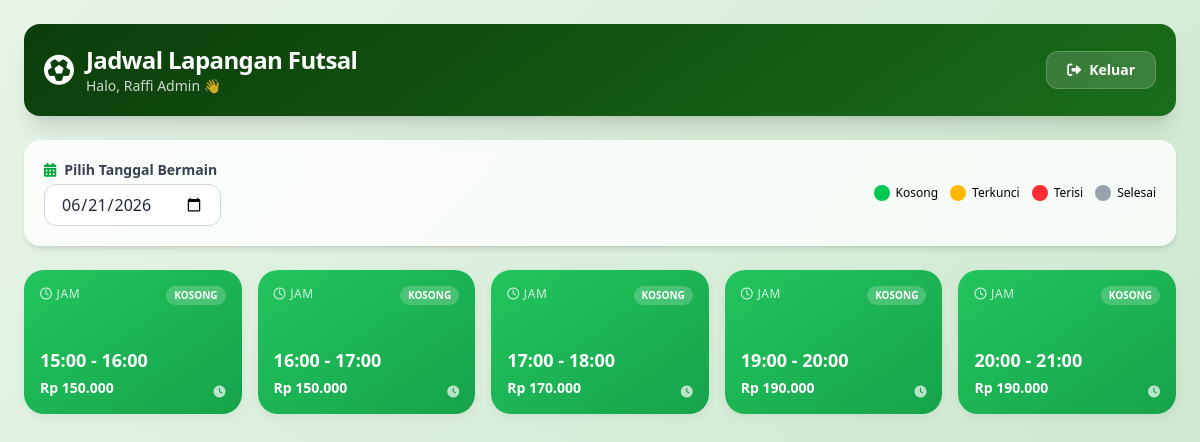
/views/jadwal.php?tanggal=2026-06-21 (signed in), run on the app's committed database.
### tables this page shows
CREATE TABLE `slot_waktu` (
  `id_slot` int(11) NOT NULL,
  `id_lapangan` int(11) NOT NULL,
  `tanggal` date NOT NULL,
  `jam_mulai` time NOT NULL,
  `jam_selesai` time NOT NULL,
  `status_slot` enum('kosong','terkunci','terisi') DEFAULT 'kosong',
  `lock_expired_at` datetime DEFAULT NULL,
  `tarif` decimal(10,2) NOT NULL
);

### controllers/BookingController.php (called while the page is built, shortened)
<?php
require_once __DIR__ . '/../repositories/SlotRepository.php';
require_once __DIR__ . '/../services/BookingService.php';
class BookingController {
    private $bookingService;
    public function __construct() {
        $database = new Database();
        $dbConn = $database->getConnection();
        $slotRepo = new SlotRepository($dbConn);
        $bookingRepo = new BookingRepository($dbConn);
        $this->bookingService = new BookingService($slotRepo, $bookingRepo);
    }
    public function lihatJadwal($tanggal) {
        return $this->bookingService->getJadwalPerTanggal($tanggal);
    }
}

### services/BookingService.php (called while the page is built, shortened)
<?php
class BookingService {
    private $slotRepo;
    public function __construct($slotRepository, $bookingRepository) {
        $this->slotRepo = $slotRepository;
    }
    public function getJadwalPerTanggal($tanggal) {
        return $this->slotRepo->findByTanggal($tanggal);
    }
}

### repositories/SlotRepository.php (called while the page is built, shortened)
<?php
class SlotRepository {
    private $db;
    public function __construct($dbConnection) {
        $this->db = $dbConnection;
    }
    public function findByTanggal($tanggal) {
        $query = "SELECT *,
                  CASE
                    WHEN status_slot = 'terisi' AND TIMESTAMP(tanggal, jam_selesai) < NOW() THEN 'selesai'
                    WHEN status_slot = 'terkunci' AND lock_expired_at < NOW() THEN 'kosong'
                    ELSE status_slot
                  END as status_riil
                  FROM slot_waktu
                  WHERE tanggal = :tanggal
                  ORDER BY jam_mulai ASC";
        $stmt = $this->db->prepare($query);
        $stmt->bindParam(":tanggal", $tanggal);
        $stmt->execute();
        return $stmt->fetchAll();
    }
}

### views/jadwal.php (the view, shortened to what this page needs)
<?php
try {
    $bookingController = new BookingController();
    $tanggalPilihan = $_GET['tanggal'] ?? date('Y-m-d');
    $listSlot = $bookingController->lihatJadwal($tanggalPilihan);
} catch (Throwable $e) {
    die("<div style='background:#fee2e2; color:#991b1b; padding:20px; font-family:sans-serif;'>
            <b>ERROR INTERNAL TERTANGKAP:</b><br>" . $e->getMessage() . "
            <br><br><i>Petunjuk: Kemungkinan ada spasi tersembunyi (Non-Breaking Space) di file Controller, Service, atau Repository.</i>
         </div>");
}
?>
<!DOCTYPE html>
<html lang="id">
<head>
    <script src="https://cdn.jsdelivr.net/npm/@tailwindcss/browser@4"></script>
    <link rel="stylesheet" href="https://cdnjs.cloudflare.com/ajax/libs/font-awesome/6.0.0-beta3/css/all.min.css">
</head>
<body class="min-h-screen p-4 md:p-6">
    <div class="max-w-6xl mx-auto">
        <div class="header-gradient rounded-2xl p-5 flex flex-wrap items-center justify-between shadow-xl mb-6 text-white">
            <div class="flex items-center gap-3">
                <i class="fas fa-futbol text-3xl"></i>
                <div>
                    <h1 class="text-2xl font-extrabold tracking-tight">Jadwal Lapangan Futsal</h1>
                    <p class="text-sm opacity-80">Halo, <?php echo htmlspecialchars($_SESSION['nama'] ?? 'Pelanggan'); ?> 👋</p>
                </div>
            </div>
            <a href="logout.php" class="btn-logout px-5 py-2 rounded-xl text-sm font-semibold transition flex items-center gap-2">
                <i class="fas fa-sign-out-alt"></i> Keluar
            </a>
        </div>
        <div class="bg-white/80 backdrop-blur p-5 rounded-2xl shadow-md mb-6 flex flex-wrap items-center justify-between gap-4">
            <div>
                <label class="block text-sm font-semibold text-gray-700 mb-1"><i class="fas fa-calendar-alt text-green-600 mr-2"></i>Pilih Tanggal Bermain</label>
                <form method="GET" action="" id="formTanggal" class="inline">
                    <input type="date" name="tanggal" value="<?php echo $tanggalPilihan; ?>" onchange="document.getElementById('formTanggal').submit();"
                           class="px-4 py-2 border border-gray-300 rounded-xl focus:ring-2 focus:ring-green-500 focus:border-green-500 outline-none text-gray-800 font-medium bg-white">
                </form>
            </div>
            <div class="flex flex-wrap gap-3 text-xs font-medium">
                <div class="flex items-center gap-1.5"><span class="w-4 h-4 rounded-full bg-green-500 block"></span> Kosong</div>
                <div class="flex items-center gap-1.5"><span class="w-4 h-4 rounded-full bg-amber-400 block"></span> Terkunci</div>
                <div class="flex items-center gap-1.5"><span class="w-4 h-4 rounded-full bg-red-500 block"></span> Terisi</div>
                <div class="flex items-center gap-1.5"><span class="w-4 h-4 rounded-full bg-gray-400 block"></span> Selesai</div>
            </div>
        </div>
        <div class="grid grid-cols-2 sm:grid-cols-3 md:grid-cols-4 lg:grid-cols-5 gap-4">
            <?php if (empty($listSlot)): ?>
                <div class="col-span-full bg-white/80 backdrop-blur p-12 rounded-2xl text-center text-gray-500 shadow-md border-2 border-dashed border-gray-300">
                    <i class="fas fa-calendar-times text-4xl text-gray-300 mb-2 block"></i>
                    Belum ada definisi slot waktu untuk tanggal ini.
                </div>
            <?php else: ?>
                <?php foreach ($listSlot as $slot):
                    $statusClass = 'kosong';
                    $statusLabel = 'Kosong';
                    $icon = 'fa-clock';
                    $onclick = ($slot->status_riil === 'kosong') ? "window.location.href='formulir_booking.php?id_slot=".$slot->id_slot."'" : "";
                ?>
                    <div <?php if($onclick) echo "onclick=\"$onclick\""; ?>
                         class="slot-card <?php echo $statusClass; ?> p-4 flex flex-col justify-between h-36 <?php echo $onclick ? 'cursor-pointer' : 'cursor-not-allowed'; ?>">
                        <div class="flex justify-between items-start">
                            <span class="text-xs uppercase tracking-wider opacity-80"><i class="far fa-clock mr-1"></i>Jam</span>
                            <span class="text-[10px] bg-white/20 px-2 py-0.5 rounded-full font-bold uppercase"><?php echo $statusLabel; ?></span>
                        </div>
                        <div>
                            <p class="font-bold text-lg">
                                <?php echo date('H:i', strtotime($slot->jam_mulai)) . ' - ' . date('H:i', strtotime($slot->jam_selesai)); ?>
                            </p>
                            <div class="flex justify-between items-end mt-1">
                                <span class="text-sm font-semibold">Rp <?php echo number_format($slot->tarif, 0, ',', '.'); ?></span>
                                <i class="fas <?php echo $icon; ?> text-xs opacity-70"></i>
                            </div>
                        </div>
                    </div>
                <?php endforeach; ?>
            <?php endif; ?>
        </div>
    </div>
</body>
</html>

### views/jadwal.php (style rules this page uses)
body { background: linear-gradient(135deg, #e8f5e9 0%, #c8e6c9 100%); font-family: 'Segoe UI', Tahoma, Geneva, Verdana, sans-serif; }
.slot-card { transition: all 0.2s ease; border-radius: 1.25rem; box-shadow: 0 4px 12px rgba(0,0,0,0.05); }
.slot-card.kosong { background: linear-gradient(145deg, #22c55e, #16a34a); color: white; }
.header-gradient { background: linear-gradient(145deg, #0b3d0b, #1a6e1a); }
.btn-logout { background: rgba(255,255,255,0.15); backdrop-filter: blur(4px); border: 1px solid rgba(255,255,255,0.2); }

### data on the page
slot_waktu: statusLabel "KOSONG", jam_mulai "15:00", jam_selesai "16:00", tarif "150.000"
slot_waktu: statusLabel "KOSONG", jam_mulai "16:00", jam_selesai "17:00", tarif "150.000"
slot_waktu: statusLabel "KOSONG", jam_mulai "17:00", jam_selesai "18:00", tarif "170.000"
slot_waktu: statusLabel "KOSONG", jam_mulai "19:00", jam_selesai "20:00", tarif "190.000"
slot_waktu: statusLabel "KOSONG", jam_mulai "20:00", jam_selesai "21:00", tarif "190.000"

### other printed values
$_SESSION['nama'] "Raffi Admin"
